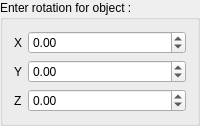
          <widget class="QGroupBox" name="rot_gb_2">
           <property name="sizePolicy">
            <sizepolicy hsizetype="Preferred" vsizetype="Maximum">
             <horstretch>0</horstretch>
             <verstretch>0</verstretch>
            </sizepolicy>
           </property>
           <property name="title">
            <string>Enter rotation for object :</string>
           </property>
           <layout class="QFormLayout" name="formLayout_7">
            <item row="0" column="0">
             <widget class="QLabel" name="label_35">
              <property name="text">
               <string>X</string>
              </property>
             </widget>
            </item>
            <item row="0" column="1">
             <widget class="QDoubleSpinBox" name="rx_2">
              <property name="minimum">
               <double>-10000000.000000000000000</double>
              </property>
              <property name="maximum">
               <double>100000.000000000000000</double>
              </property>
             </widget>
            </item>
            <item row="1" column="0">
             <widget class="QLabel" name="label_36">
              <property name="text">
               <string>Y</string>
              </property>
             </widget>
            </item>
            <item row="1" column="1">
             <widget class="QDoubleSpinBox" name="ry_2">
              <property name="minimum">
               <double>-10000000.000000000000000</double>
              </property>
              <property name="maximum">
               <double>100000.000000000000000</double>
              </property>
             </widget>
            </item>
            <item row="2" column="0">
             <widget class="QLabel" name="label_37">
              <property name="text">
               <string>Z</string>
              </property>
             </widget>
            </item>
            <item row="2" column="1">
             <widget class="QDoubleSpinBox" name="rz_2">
              <property name="minimum">
               <double>-10000000.000000000000000</double>
              </property>
              <property name="maximum">
               <double>100000.000000000000000</double>
              </property>
             </widget>
            </item>
           </layout>
          </widget>
